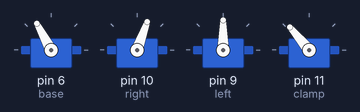
A sketch run on a simulated Arduino Uno, built with avr-gcc and run on an emulated ATmega328P. Parts: 4 × servo.

Above: at 0.05 s.
At 0.9 s:
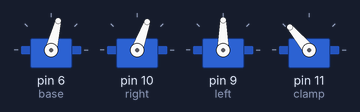
At 2.4 s:
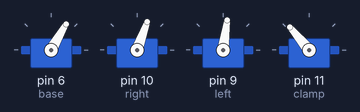
At 4.8 s:
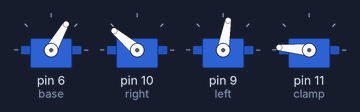
At 7.15 s:
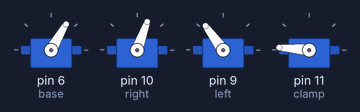
At 9.55 s:
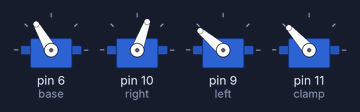
Timing chart, 0 to 12.5 s (numbered marks = the images above):
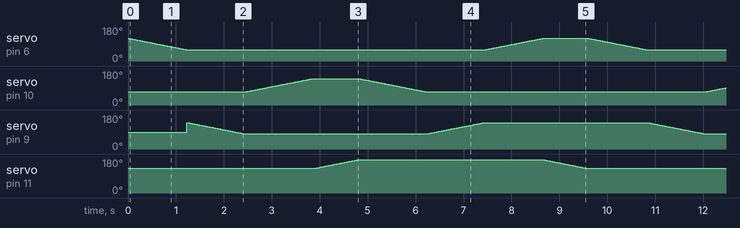

The sketch:

MeArmSweepAll.ino
```cpp
/* Sweep All Servos of the MeArm
 *  The valid ranges are specified here
*/

#include <Servo.h>

Servo base;
Servo right;
Servo left;
Servo clamp;

int minbase = 60;
int maxbase = 120;

int minright = 70;
int maxright = 140;

int minleft = 80;
int maxleft = 140;

int minclamp = 130;
int maxclamp = 175;


void setup() {

  base.attach(6);
  right.attach(10);
  left.attach(9);
  clamp.attach(11);

  base.write(minbase);
  right.write(minright);
  clamp.write(minclamp);
}

void loop() {

  // Base turns right
  for (int pos = maxbase; pos >= minbase; pos -= 1) {
    base.write(pos);
    delay(20);
  }

  // Left goes down
  for (int pos = maxleft; pos >= minleft; pos -= 1) {
    left.write(pos);
    delay(20);
  }

  // Right goes down
  for (int pos = minright; pos <= maxright; pos += 1) {
    right.write(pos);
    delay(20);
  }

  // Clamp closes
  for (int pos = minclamp; pos <= maxclamp; pos += 1) {
    clamp.write(pos);
    delay(20);
  }

  // Right goes up
  for (int pos = maxright; pos >= minright; pos -= 1) {
    right.write(pos);
    delay(20);
  }

  // Left goes up
  for (int pos = minleft; pos <= maxleft; pos += 1) {
    left.write(pos);
    delay(20);
  }

  // Base turns left
  for (int pos = minbase; pos <= maxbase; pos += 1) {
    base.write(pos);
    delay(20);
  }

  // Clamp releases
  for (int pos = maxclamp; pos >= minclamp; pos -= 1) {
    clamp.write(pos);
    delay(20);
  }

}
```
